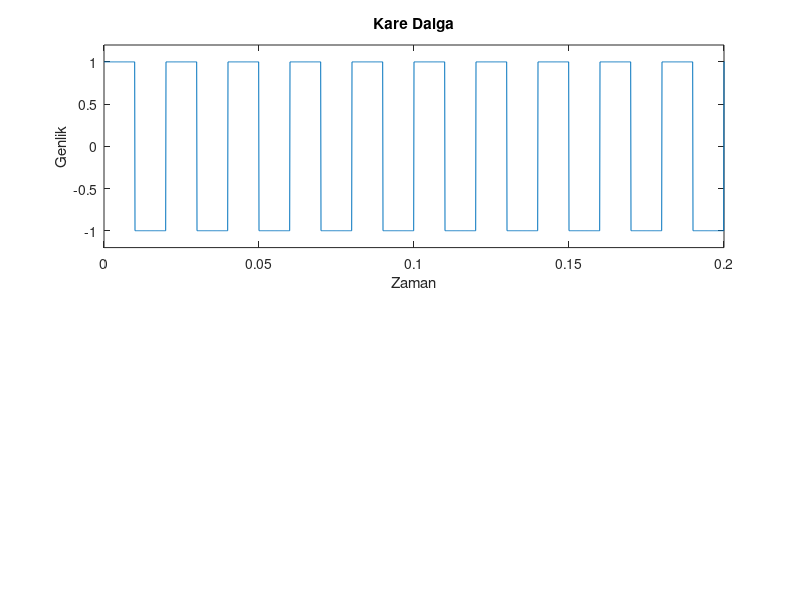

This figure's MATLAB source:
fs = 10000;
t = 0:1/fs:1.5;
x1 = square(2*pi*50*t);
subplot(211)
plot(t,x1)
axis([0 0.2 -1.2 1.2]);
xlabel('Zaman');
ylabel('Genlik');
title('Kare Dalga');